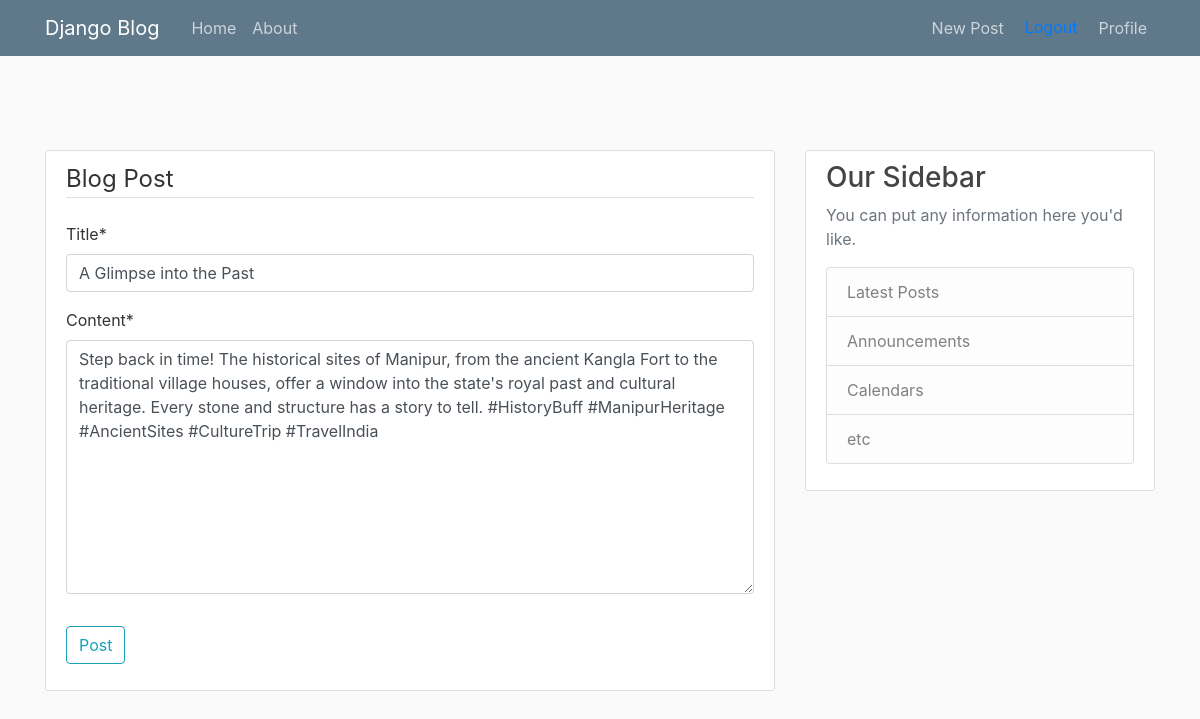
The app's page /post/13/update/ (signed in) with its own data.
### blog/models.py (models this page shows, shortened)
class Post(models.Model):
    title=models.CharField(max_length=100)
    content= models.TextField()
    date_posted=models.DateTimeField(default=timezone.now)
    author=models.ForeignKey(User,on_delete=models.CASCADE)

### blog/views.py (the view, shortened to what this page needs)
# urls.py: path('post/<int:pk>/update/',PostUpdateView.as_view(),name='post-update'),
class PostUpdateView(LoginRequiredMixin,UserPassesTestMixin,UpdateView):
    model=Post
    fields=['title','content']
    def test_func(self):
        post=self.get_object()
        if self.request.user==post.author:
            return True
        return False

### blog/templates/blog/post_form.html (shortened to what this page needs)
{% extends "blog/base.html" %}
{% load crispy_forms_tags %}
{% block content %}
<div class="content-section">
    <form method="POST" enctype="multipart/form-data">
        <fieldset class="form-group">
            <legend class="border-bottom mb-4">Blog Post</legend>
            {{ form|crispy }}
        </fieldset>
        <div class="form-group">
            <button class="btn btn-outline-info" type="submit">Post</button>
        </div>
    </form>
</div>
{% endblock content %}

### blog/static/blog/main.css (style rules this page uses)
body { background: #fafafa; color: #333333; margin-top: 5rem; }
.content-section { background: #ffffff; padding: 10px 20px; border: 1px solid #dddddd; border-radius: 3px; margin-bottom: 20px; }

### records on screen
Post: title "A Glimpse into the Past", content "Step back in time! The historical sites of Manipur, from the ancient Kangla Fort to the traditional village houses, offer a window into the state's royal past and cultural heritage. Every stone and structure has a story to tell. #HistoryBuff #ManipurHeritage #AncientSites #CultureTrip #TravelIndia"
